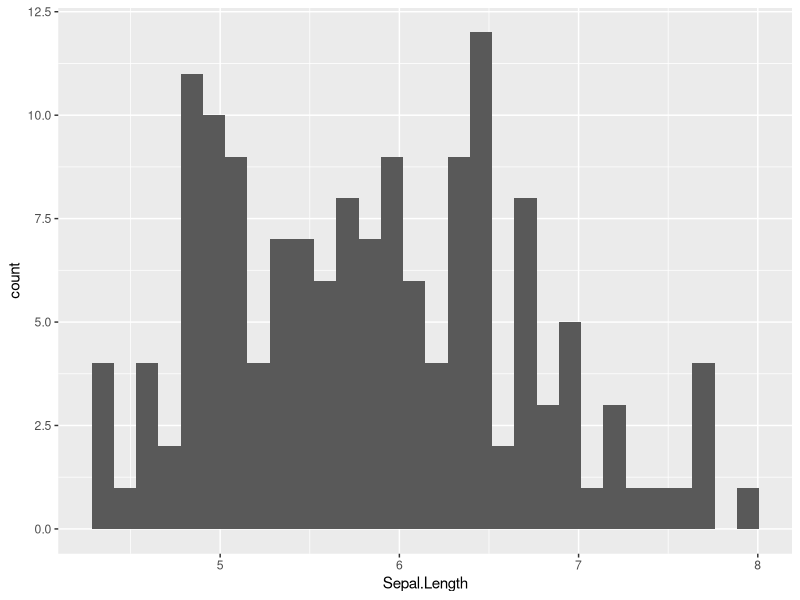
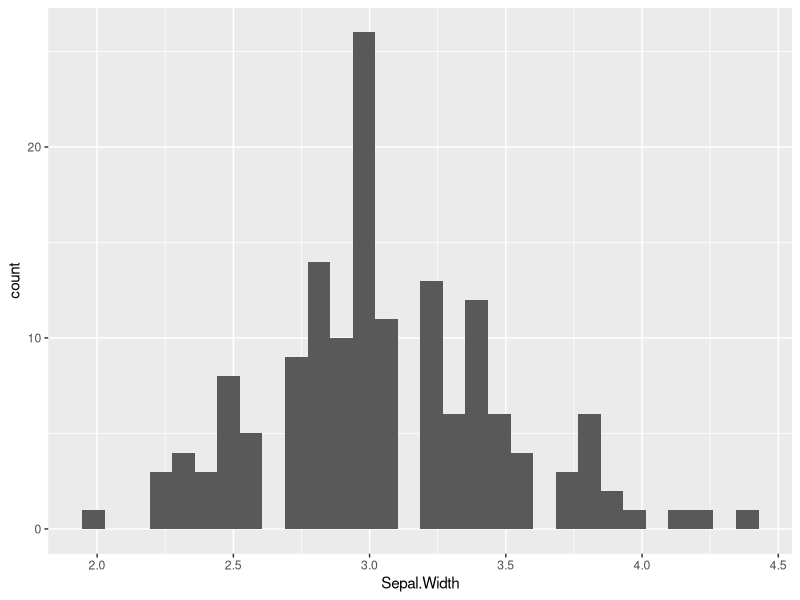
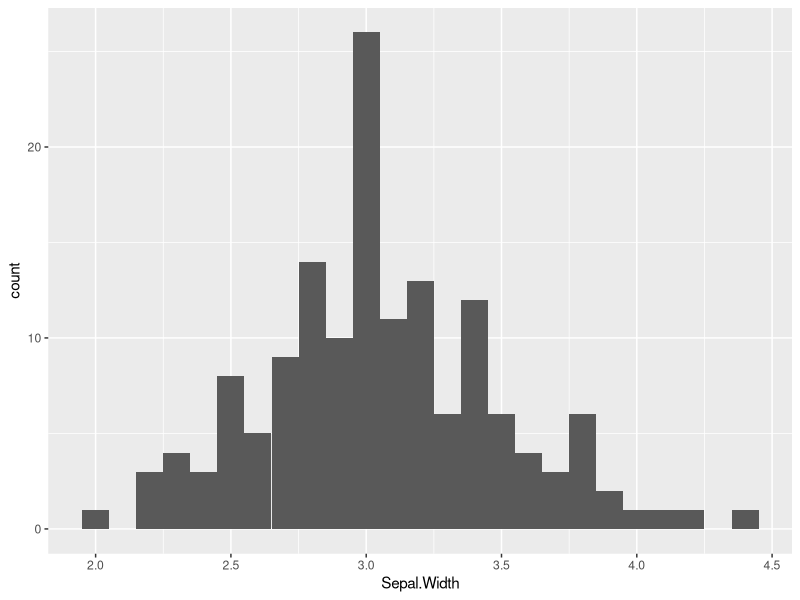
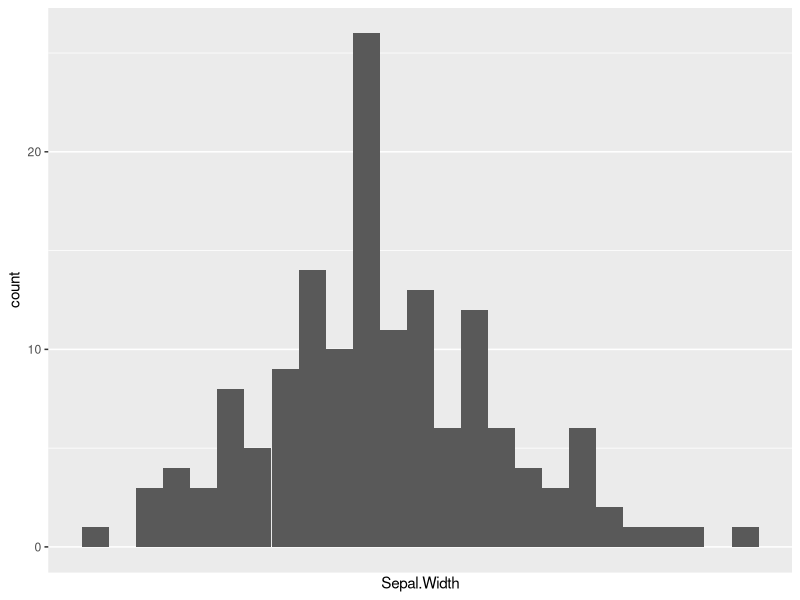
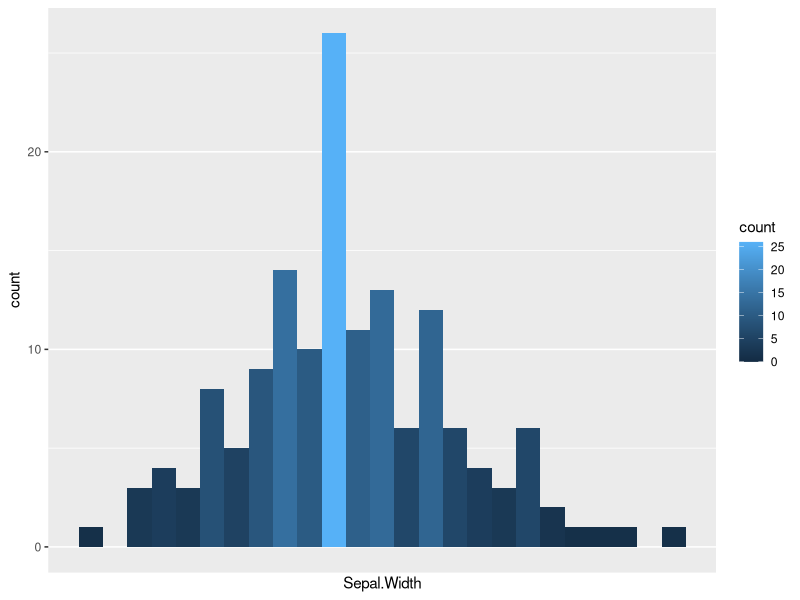
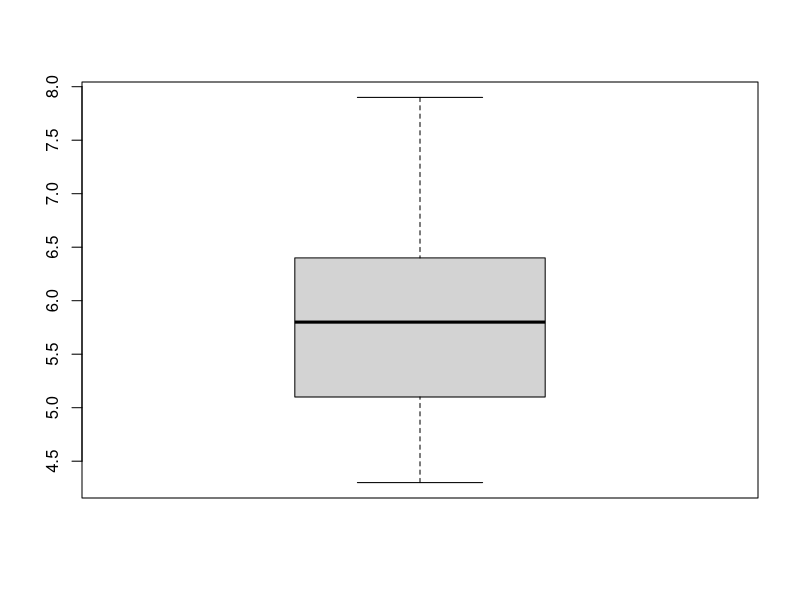
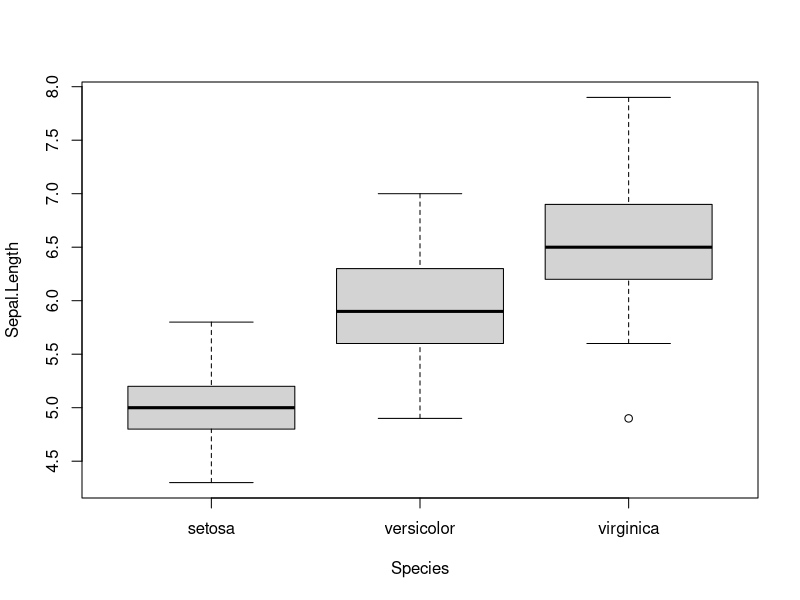
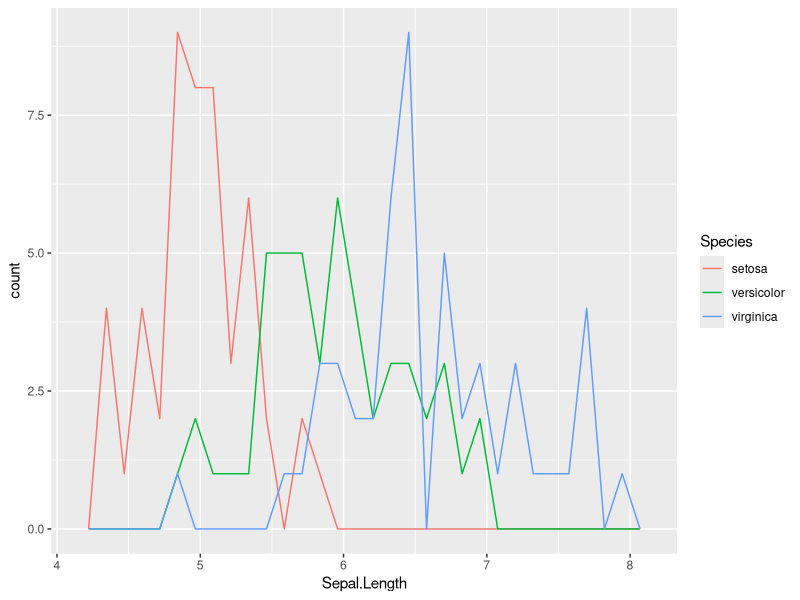

Write R code to recreate these figures, in order.
#======================= Exercises: Session 2 =========================================

# The goal of these exercises is to introduce you exploratory data analysis and visualisation 
# using ggplot2. 

# Lines in this file that begin with the '#' symbol are comments, so they cannot be executed. 
# All other lines are executable code and and can be run by 
# higlighting them and clicking on 'Run' (above) or
# pressing <ctrl+enter> on the keyboard.
# The commented lines that begin with the words "TO DO", provide you tasks to complete.

# Run the code to load the "iris" dataset. This dataset consists on 150 observations of
# 3 different types of iris flowers: setosa, versicolor and virginica.
# 4 measures were taken for each sample: sepal and petal lenght/width
data(iris)

# ================= Exploring a single variable  =========================================
# TO DO: Using ggplot2, plot histograms of Sepal.Length and Sepal.Width
# Hint: Dont forget to install and load ggplot2 using the install.packages() and library() functions.
install.packages("tidyverse")
library(ggplot2)
ggplot(iris,aes(Sepal.Length))+geom_histogram()
ggplot(iris,aes(Sepal.Width))+geom_histogram()

# Notice that it is recommended to pick a "better" value of binwidth!
# TO DO: Change the binwith of the Sepal.Width plot to 0.1. Compare the difference.
# HINT: The binwidth is an input of geom_histogram()
ggplot(iris,aes(Sepal.Width))+geom_histogram(binwidth = 0.1)

# TO DO: Change the "breaks" on the x axis of the last plot to 0.1.
# Hint: use the scale_x_continuous() function
ggplot(iris,aes(Sepal.Width))+geom_histogram(binwidth = 0.1)+scale_x_continuous(breaks = 0.1)

# TO DO: Apply a colour gradient to the bars of the histogram according to frequency
ggplot(iris,aes(Sepal.Width))+geom_histogram(binwidth = 0.1,aes(fill=..count..))+scale_x_continuous(breaks = 0.1)

# TO DO: Plot a basic box plot for Sepal.Legth
boxplot(iris$Sepal.Length)

# ========================== Exploring multiple Variables ========================================

# TO DO: Plot box plots for Sepal.Legth by species.
boxplot(Sepal.Length~Species, data=iris)

# TO DO: Use a frequency polygon to explore Sepal.Length by species.
ggplot(data=iris, aes(x=Sepal.Length))+geom_freqpoly(aes(color=Species))

# TO DO: Use a basic and a ggplot scatter plot to explore the relationship between Sepal.Length and Sepal.Width.
plot(iris$Sepal.Length, iris$Sepal.Width)
ggplot(iris, aes(Sepal.Length, Sepal.Width))+geom_point()

# TO DO: Assign colours to the ggplot scatter plot based on the species type.
ggplot(iris, aes(Sepal.Length, Sepal.Width))+geom_point(aes(color=Species), size = 3)

# TO DO: Change the size of the points in th last plot according to Petal.Length.
ggplot(iris, aes(Sepal.Length, Sepal.Width))+geom_point(aes(color=Species,size=Petal.Length))

# TO DO: Save the last plot as a jpg/jpeg image.
jpeg(filename = "GSM0008_S2_Lab_plot.jpg")
ggplot(iris, aes(Sepal.Length, Sepal.Width))+geom_point(aes(color=Species,size=Petal.Length))
dev.off()
